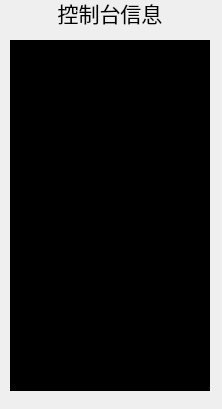
<?xml version="1.0" encoding="UTF-8"?>
<ui version="4.0">
 <class>InfoDialog</class>
 <widget class="QDialog" name="InfoDialog">
  <property name="geometry">
   <rect>
    <x>0</x>
    <y>0</y>
    <width>222</width>
    <height>409</height>
   </rect>
  </property>
  <property name="windowTitle">
   <string>Dialog</string>
  </property>
  <widget class="QLabel" name="label">
   <property name="geometry">
    <rect>
     <x>-20</x>
     <y>0</y>
     <width>260</width>
     <height>25</height>
    </rect>
   </property>
   <property name="font">
    <font>
     <family>AR PL UKai CN</family>
     <pointsize>16</pointsize>
     <weight>50</weight>
     <bold>false</bold>
     <stylestrategy>PreferAntialias</stylestrategy>
    </font>
   </property>
   <property name="layoutDirection">
    <enum>Qt::LeftToRight</enum>
   </property>
   <property name="text">
    <string>控制台信息</string>
   </property>
   <property name="alignment">
    <set>Qt::AlignCenter</set>
   </property>
  </widget>
  <widget class="QTextEdit" name="textEdit">
   <property name="geometry">
    <rect>
     <x>10</x>
     <y>40</y>
     <width>200</width>
     <height>351</height>
    </rect>
   </property>
   <property name="focusPolicy">
    <enum>Qt::WheelFocus</enum>
   </property>
   <property name="styleSheet">
    <string notr="true">color:rgb(0,255,0);
background-color:black;</string>
   </property>
  </widget>
 </widget>
 <resources/>
 <connections/>
</ui>
